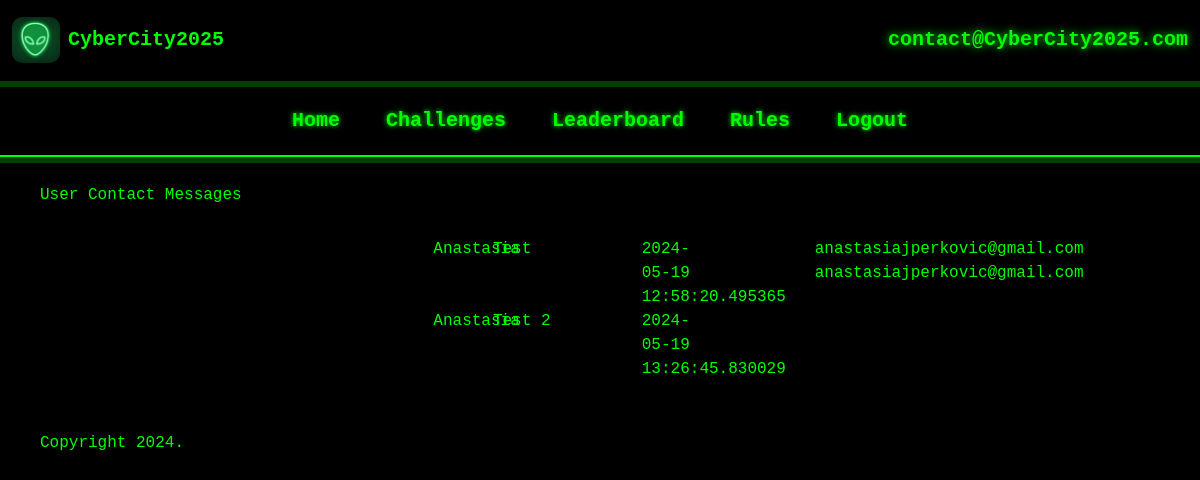
Screenshot of /contact_messages (signed in) with the database file from the repository.
### models.py (models this page shows, shortened)
class Contact(db.Model):
    id = db.Column(db.Integer, primary_key=True, autoincrement=True)
    name = db.Column(db.Text)
    email = db.Column(db.Text)
    message = db.Column(db.Text)
    dateSubmitted = db.Column(db.DateTime)

### app.py (the view)
@app.route('/contact_messages')
@login_required
def view_contact_messages():
 if current_user.is_admin():
    contact_messages = Contact.query.all()
    return render_template("contactMessages.html", title="Contact Messages", user=current_user, messages=contact_messages)
 else:
    return redirect(url_for("homepage"))

### models.py (called while the page is built)
@login.user_loader
def load_user(id):
    return User.query.get(int(id))

    def is_admin(self):
        if self.user_level == 2:
            return True
        else:
            return False

### templates/contactMessages.html (shortened to what this page needs)
{% extends "base.html" %}
{% block rowOneContent %}
<div class="footerText bigger-text2">User Contact Messages</div>
{% endblock %}
{% block rowTwoColTwoContent %}
<div class="container-fluid">
    {% for message in messages %}
    <div class="row message-row">
        <div class="col-2 bigger-text">{{ message.name }}</div>
        <div class="col-5 bigger-text">{{ message.message }}</div>
        <div class="col-3 bigger-text">{{ message.dateSubmitted }}</div>
    </div>
    {% endfor %}
</div>
{% endblock %}
{% block rowTwoColThreeContent %}
<div class="container-fluid">
    {% for message in messages %}
    <div class="row message-row">
        <div class="col-2 bigger-text">{{ message.email }}</div>
    </div>
    {% endfor %}
</div>
{% endblock %}
{% block rowThreeContent %}
<div>Copyright 2024.</div>
{% endblock %}

### static/site.css (style rules this page uses)
body { background-color: #000000; color: #00FF00; font-family: 'Courier New', Courier, monospace; margin: 0; padding: 0; }

### rows the page displays
Contact: name "Anastasia", message "Test", dateSubmitted "2024-05-19 12:58:20.495365", email "anastasiajperkovic@gmail.com"
Contact: name "Anastasia", message "Test 2", dateSubmitted "2024-05-19 13:26:45.830029", email "anastasiajperkovic@gmail.com"
